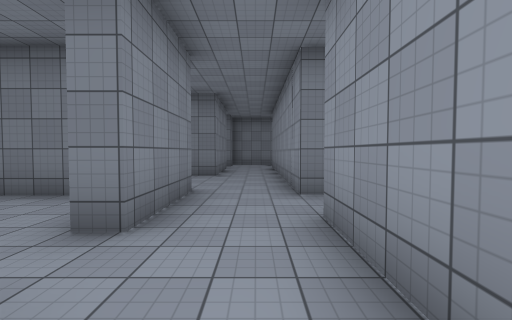
view 1 (above)

16 first-person views from a walk through a Unity game level. The camera is 1.5 m above the floor, tilts 2° down and sees 90° across. Doors are open. The floor is counted in squares, 2 m on a side. Each view is taken from the middle of a square. On the plan, view 1 faces up. The plan holds only what a view shows up to about 9 squares ahead; the rest is blank. The place goes on beyond the plan. Surface patterns are stand-ins for the level's own textures.

view 2
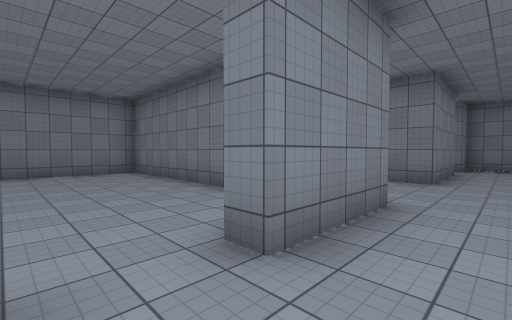

view 3
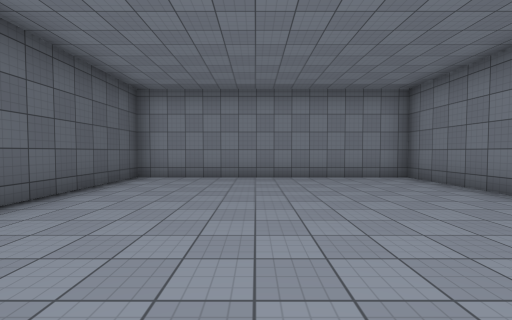

view 4
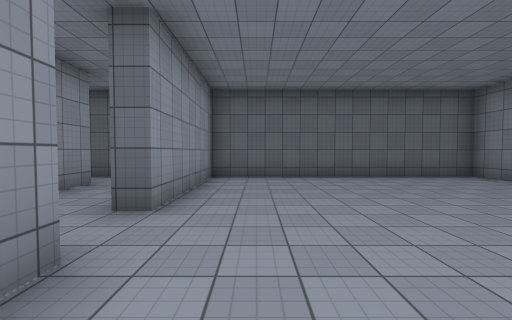

view 5
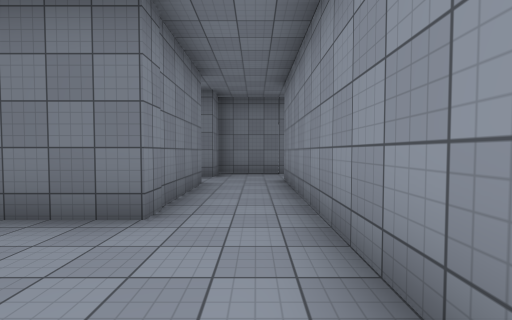

view 6
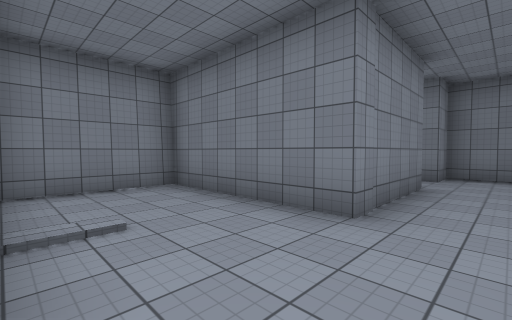

view 7
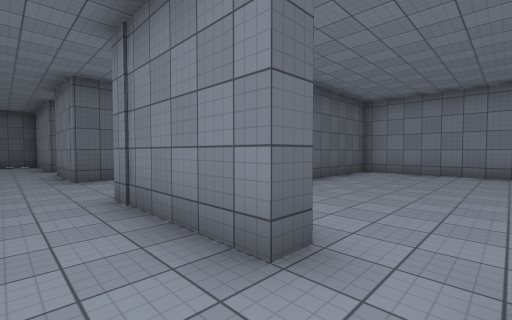

view 8
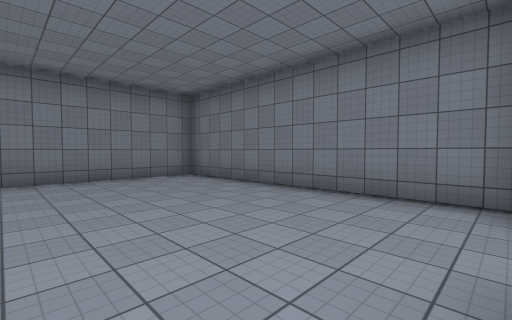

view 9
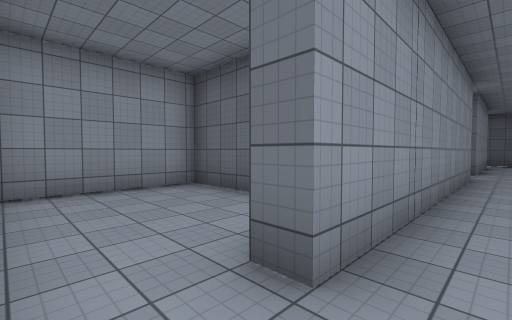

view 10
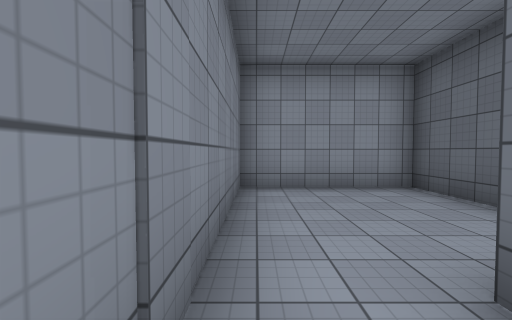

view 11
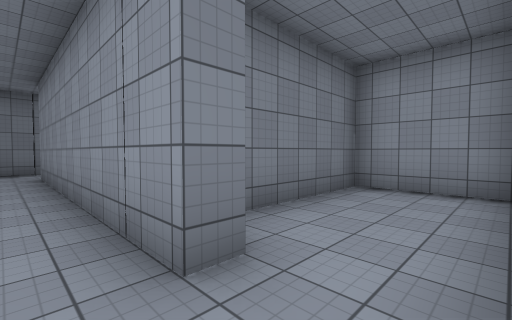

view 12
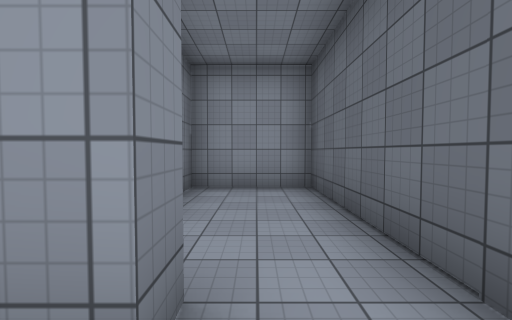

view 13
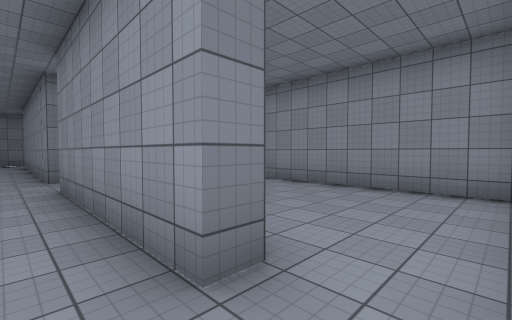

view 14
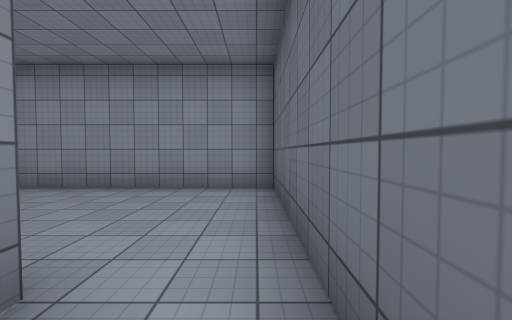

view 15
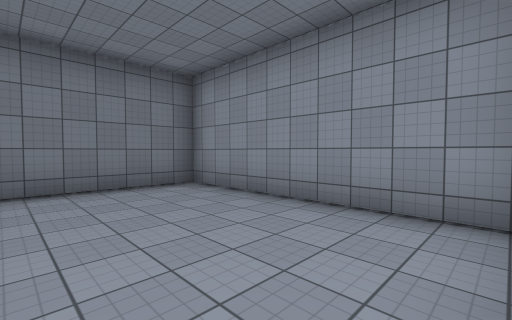

view 16
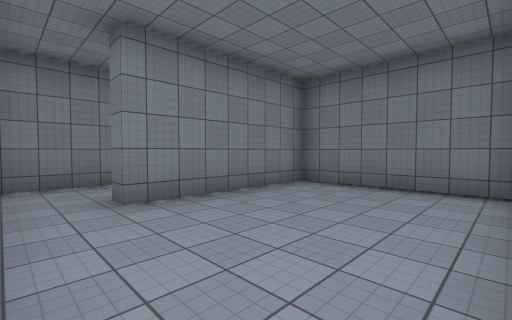

### Floor plan
Ten units are one square. View 1 is at (0, 0); x grows to the right and y downward. Boxes are objects, and circles mark ways between rooms. Rooms are numbered by the first view taken in them; rooms with no view inside come last. Other rooms are left out.
<svg viewBox="-97 -139 157 178">
<path fill="none" stroke="#000" d="M-21 -48 -12 -48 -12 -24M8 -44 8 -118M-12 -109 -12 -78 -54 -78 -54 -49M-12 12 -12 31M10 -133 -12 -133 -12 -123M8 18 8 -29M-17 -24 -17 -28M-31 -44 -92 -44 -92 34 -17 34 -17 -8M-19 -133 -92 -133 -92 -83 -59 -83M2 34 53 34 53 -24 13 -24 13 18M34 -98 53 -98 53 -134M50 -133 10 -133M8 -29 53 -29 53 -53 21 -53"/>
<circle cx="-15" cy="-15" r="3" fill="#2a7"/>
<circle cx="-15" cy="-115" r="3" fill="#2a7"/>
<circle cx="10" cy="25" r="3" fill="#2a7"/>
<circle cx="10" cy="-125" r="3" fill="#2a7"/>
<circle cx="10" cy="-35" r="3" fill="#2a7"/>
<text x="-10" y="-60">1</text>
<text x="-60" y="0">2</text>
<text x="-60" y="-110">3</text>
<text x="30" y="0">4</text>
<text x="30" y="-120">5</text>
<text x="30" y="-50">6</text>
</svg>
Room 1 opens to room 2. Room 1 opens to room 3. Room 1 opens to room 4. Room 1 opens to room 5. Room 1 opens to room 6.

Where each view was taken, in squares from view 1:
view 1: 0 up, 0 right, facing up
view 2: 1 up, 0 right, facing up-left
view 3: 0 up, 2 left, facing left
view 4: 4 up, 3 left, facing down
view 5: 5 up, 0 right, facing up
view 6: 5 up, 0 right, facing up-left
view 7: 12 up, 0 right, facing down-left
view 8: 9 up, 2 left, facing up-left
view 9: 13 up, 0 right, facing down-right
view 10: 13 up, 0 right, facing right
view 11: 3 up, 0 right, facing up-right
view 12: 4 up, 0 right, facing right
view 13: 3 down, 0 right, facing up-right
view 14: 3 down, 0 right, facing right
view 15: 3 down, 2 right, facing up-right
view 16: 3 down, 5 right, facing up-left
